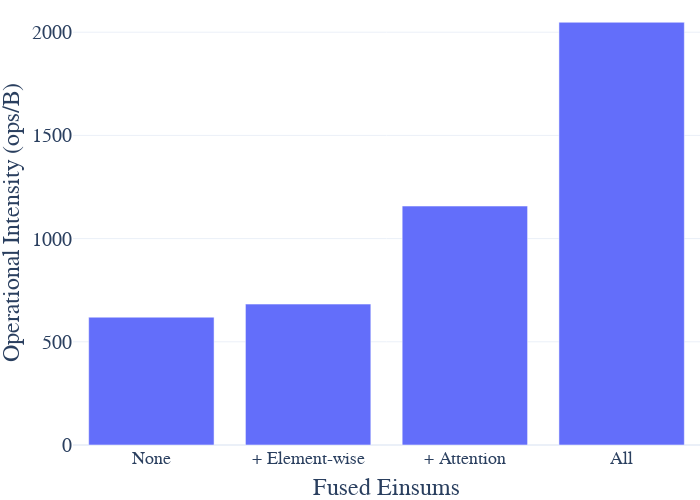

Here is the notebook cell this chart was saved with:
### Code cell
import plotly.graph_objects as go
import plotly.express as px

fig = px.bar({'Fused Einsums': ['None', '+ Element-wise', '+ Attention', 'All'],
              'Operational Intensity (ops/B)': [unfused_op_intensity, elementwise_fusion_op_intensity, flat_op_intensity, max_op_intensity]},
             x='Fused Einsums',
             y='Operational Intensity (ops/B)')
fig.update_layout(
    plot_bgcolor='white',
    font=dict(
        family='Serif',
        size=20
    ),
    xaxis=dict(
        tickangle=0,
        tickfont=dict(size=18),
    ),
    margin=dict(l=0, r=0, t=0, b=0),
    width=700,
    height=500,
    template='plotly_white'
)
fig.show()
fig.write_image('images/op_intensity_potential.pdf')

### Figure 1 — Plotly figure (JSON) as saved in the notebook; plotly's stock layout.template omitted (floating-point values rounded to 4 significant figures)
{"data": [{"hovertemplate": "Fused Einsums=%{x}<br>Operational Intensity (ops/B)=%{y}<extra></extra>", "legendgroup": "", "marker": {"color": "#636efa", "pattern": {"shape": ""}}, "name": "", "orientation": "v", "showlegend": false, "textposition": "auto", "type": "bar", "x": ["None", "+ Element-wise", "+ Attention", "All"], "xaxis": "x", "y": [619.2, 682.7, 1158.0, 2048.0], "yaxis": "y"}], "layout": {"barmode": "relative", "font": {"family": "Serif", "size": 20}, "height": 500, "legend": {"tracegroupgap": 0}, "margin": {"b": 0, "l": 0, "r": 0, "t": 0}, "plot_bgcolor": "white", "width": 700, "xaxis": {"anchor": "y", "domain": [0, 1], "tickangle": 0, "tickfont": {"size": 18}, "title": {"text": "Fused Einsums"}}, "yaxis": {"anchor": "x", "domain": [0, 1], "title": {"text": "Operational Intensity (ops/B)"}}}}
